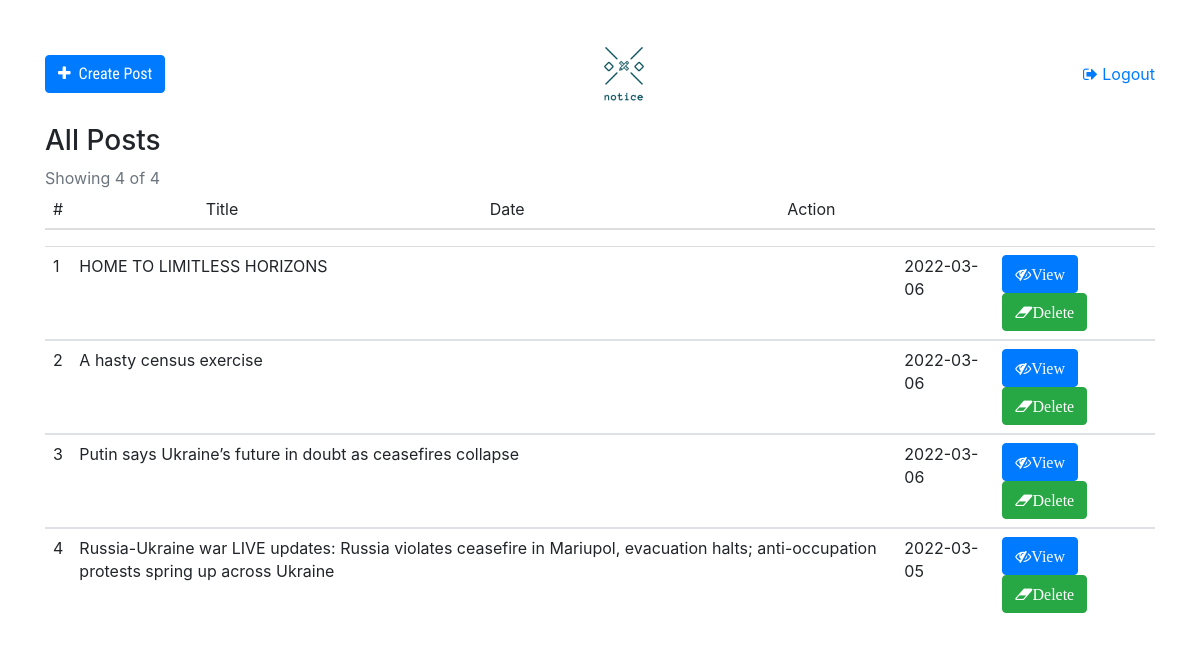
Screenshot of /user/index.php (signed in) with the database file from the repository.
### tables this page shows
CREATE TABLE `posts` (
  `id` int(70) NOT NULL,
  `posts_title` varchar(200) NOT NULL,
  `posts_detail` varchar(5000) NOT NULL,
  `file` varchar(150) NOT NULL,
  `date` date NOT NULL,
  `author` varchar(45) NOT NULL
);

### idiorm.php (called while the page is built, shortened)
<?php
    class ORM implements ArrayAccess {
        protected static $_default_config = array(
            'connection_string' => 'sqlite::memory:',
            'id_column' => 'id',
            'id_column_overrides' => array(),
            'error_mode' => PDO::ERRMODE_EXCEPTION,
            'username' => null,
            'password' => null,
            'driver_options' => null,
            'identifier_quote_character' => null,
            'limit_clause_style' => null,
            'logging' => false,
            'logger' => null,
            'caching' => false,
            'caching_auto_clear' => false,
            'return_result_sets' => false,
        );
        protected static $_config = array();
        protected static $_db = array();
        protected static $_last_statement = null;
        protected $_connection_name;
        protected $_table_name;
        protected $_values = array();
        protected $_result_columns = array('*');
        protected $_join_sources = array();
        protected $_order_by = array();
        protected $_group_by = array();
        public static function configure($key, $value = null, $connection_name = self::DEFAULT_CONNECTION) {
            if (is_array($key)) {
                foreach ($key as $conf_key => $conf_value) {
                    self::configure($conf_key, $conf_value, $connection_name);
                }
            } else {
                if (is_null($value)) {
                    $value = $key;
                    $key = 'connection_string';
                }
                self::$_config[$connection_name][$key] = $value;
            }
        }
        public static function for_table($table_name, $connection_name = self::DEFAULT_CONNECTION) {
            return new self($table_name, array(), $connection_name);
        }
        protected static function _setup_db_config($connection_name) {
            if (!array_key_exists($connection_name, self::$_config)) {
                self::$_config[$connection_name] = self::$_default_config;
            }
        }
        public static function set_db($db, $connection_name = self::DEFAULT_CONNECTION) {
            self::$_db[$connection_name] = $db;
        }
        protected static function _setup_identifier_quote_character($connection_name) {
            if (is_null(self::$_config[$connection_name]['identifier_quote_character'])) {
                self::$_config[$connection_name]['identifier_quote_character'] =
                    self::_detect_identifier_quote_character($connection_name);
            }
        }
        public static function _setup_limit_clause_style($connection_name) {
            if (is_null(self::$_config[$connection_name]['limit_clause_style'])) {
                self::$_config[$connection_name]['limit_clause_style'] =
                    self::_detect_limit_clause_style($connection_name);
            }
        }
        protected static function _detect_identifier_quote_character($connection_name) {
            switch(self::get_db($connection_name)->getAttribute(PDO::ATTR_DRIVER_NAME)) {
                case 'mysql':
                case 'sqlite':
                case 'sqlite2':
                default:
                    return '`';
            }
        }
        protected static function _detect_limit_clause_style($connection_name) {
            switch(self::get_db($connection_name)->getAttribute(PDO::ATTR_DRIVER_NAME)) {
                default:
                    return ORM::LIMIT_STYLE_LIMIT;
            }
        }
        public static function get_db($connection_name = self::DEFAULT_CONNECTION) {
            return self::$_db[$connection_name];
        }
        public static function get_last_statement() {
            return self::$_last_statement;
        }
        protected static function _execute($query, $parameters = array(), $connection_name = self::DEFAULT_CONNECTION) {
            $statement = self::get_db($connection_name)->prepare($query);
            self::$_last_statement = $statement;
            $time = microtime(true);
            $q = $statement->execute();
            return $q;
        }
        protected static function _log_query($query, $parameters, $connection_name, $query_time) {
            if (!self::$_config[$connection_name]['logging']) {
                return false;
            }
            return true;
        }
        protected function __construct($table_name, $data = array(), $connection_name = self::DEFAULT_CONNECTION) {
            $this->_table_name = $table_name;
            $this->_connection_name = $connection_name;
        }
        public function find_array() {
            return $this->_run();
        }
        protected function _build_select() {
            return $this->_join_if_not_empty(" ", array(
                $this->_build_select_start(),
                $this->_build_join(),
                $this->_build_where(),
                $this->_build_group_by(),
                $this->_build_having(),
                $this->_build_order_by(),
                $this->_build_limit(),
                $this->_build_offset(),
            ));
        }
        protected function _build_select_start() {
            $fragment = 'SELECT ';
            $result_columns = join(', ', $this->_result_columns);
            $fragment .= "{$result_columns} FROM " . $this->_quote_identifier($this->_table_name);
            return $fragment;
        }
        protected function _build_join() {
            if (count($this->_join_sources) === 0) {
                return '';
            }
            return join(" ", $this->_join_sources);
        }
        protected function _build_where() {
            return $this->_build_conditions('where');
        }
        protected function _build_having() {
            return $this->_build_conditions('having');
        }
        protected function _build_group_by() {
            if (count($this->_group_by) === 0) {
                return '';
            }
            return "GROUP BY " . join(", ", $this->_group_by);
        }
        protected function _build_conditions($type) {
            $conditions_class_property_name = "_{$type}_conditions";
            if (count($this->$conditions_class_property_name) === 0) {
                return '';
            }
            $conditions = array();
            return strtoupper($type) . " " . join(" AND ", $conditions);
        }
        protected function _build_order_by() {
            if (count($this->_order_by) === 0) {
                return '';
            }
            return "ORDER BY " . join(", ", $this->_order_by);
        }
        protected function _build_limit() {
            $fragment = '';
            return $fragment;
        }
        protected function _build_offset() {
            return '';
        }
        protected function _join_if_not_empty($glue, $pieces) {
            $filtered_pieces = array();
            foreach ($pieces as $piece) {
                if (is_string($piece)) {
                    $piece = trim($piece);
                }
                if (!empty($piece)) {
                    $filtered_pieces[] = $piece;
                }
            }
            return join($glue, $filtered_pieces);
        }
        protected function _quote_one_identifier($identifier) {
            $parts = explode('.', $identifier);
            $parts = array_map(array($this, '_quote_identifier_part'), $parts);
            return join('.', $parts);
        }
        protected function _quote_identifier($identifier) {
            if (is_array($identifier)) {
                $result = array_map(array($this, '_quote_one_identifier'), $identifier);
                return join(', ', $result);
            } else {
                return $this->_quote_one_identifier($identifier);
            }
        }
        protected function _quote_identifier_part($part) {
            $quote_character = self::$_config[$this->_connection_name]['identifier_quote_character'];
            return $quote_character .
                   str_replace($quote_character,
                               $quote_character . $quote_character,
                               $part
                   ) . $quote_character;
        }
        protected function _run() {
            $query = $this->_build_select();
            $caching_enabled = self::$_config[$this->_connection_name]['caching'];
            self::_execute($query, $this->_values, $this->_connection_name);
            $statement = self::get_last_statement();
            $rows = array();
            while ($row = $statement->fetch(PDO::FETCH_ASSOC)) {
                $rows[] = $row;
            }
            $this->_values = array();
            $this->_result_columns = array('*');
            return $rows;
        }
        public function __call($name, $arguments)
        {
            $method = strtolower(preg_replace('/([a-z])([A-Z])/', '$1_$2', $name));
            if (method_exists($this, $method)) {
                return call_user_func_array(array($this, $method), $arguments);
            } else {
                throw new IdiormMethodMissingException("Method $name() does not exist in class " . get_class($this));
            }
        }
    }

### user/index.php (the view, shortened to what this page needs)
<?php
include "../connect.php";
?>
<!DOCTYPE html>
<html lang="en">
<head>
	<link href="../admin/css/bootstrap.min.css" rel='stylesheet' type='text/css' />
	<link href=" ../admin/css/style.css" rel='stylesheet' type='text/css' />
	<link href="../admin/css/font-awesome.css" rel="stylesheet">
	<link rel="stylesheet" href="https://cdn.jsdelivr.net/npm/bootstrap@4.0.0/dist/css/bootstrap.min.css">
</head>
<body>
	<div class="container mt-4">
		<div class="d-flex justify-content-between align-items-center">
			<div>
				<a href="../add_post.php">
					<button class="btn btn-primary"><i class="fa fa-plus mr-2"></i>Create Post</button>
				</a>
			</div>
			<div>
				<a href="../index.php"><img src="../images/logo.png" width="100" height="80" alt="Logo"></a>
			</div>
			<div>
				<a href="logout.php"><i class="fa fa-sign-out"></i> Logout</a>
			</div>
		</div>
		<div id="page-wrapper">
			<div class="graphs">
				<h3 class="blank1">All Posts</h3>
				<div class="xs tabls">
					<div class="panel-body1">
						<table class="table">
							<thead>
								<tr>
									<th>#</th>
									<th>Title</th>
									<th>Date</th>
									<th>Action</th>
								</tr>
							</thead>
							<tbody>
								<?php
								$tbl_name = "posts";
								$get_posts_tbl = ORM::for_table("$tbl_name")
									->find_array();
								$total_pages = count($get_posts_tbl);
								$limit = 10;
								$page = $_GET['page'];
								if ($page)
									$start = ($page - 1) * $limit;
								else
									$start = 0;
								$result = $db->prepare("SELECT * FROM posts  ORDER BY id DESC LIMIT $start, $limit");
								$result->execute();
								$next = $page + 1;
								$lastpage = ceil($total_pages / $limit);
								?>
								<span class="text-muted m-r-sm">Showing
									<?php if ($lastpage == $next - 1) : ?>
										<?= $total_pages ?>
									<?php else : ?>
										<?= $page * $limit ?>
									<?php endif; ?>
									of <?= $total_pages ?>
								</span>
					</div>
				</div>
				<table class="table">
					<?php
					for ($i = 1; $row = $result->fetch(); $i++) {
					?>
						<tr>
							<th scope="row"><?php echo $i; ?></th>
							<td><?php echo $row['posts_title']; ?></td>
							<td><?php echo $row['date']; ?></td>
							<td>
								<a href="../post-detail.php?id=<?= $row['id'] ?>" target="_blank" class="fa fa-eye-slash btn btn-xs btn-primary">View</a>
								<a href="deletepost.php?id=<?= $row['id'] ?>" class="fa fa-eraser btn btn-xs btn-success warning_4 delbtn">Delete</a>
							</td>
						</tr>
					<?php } ?>
				</table>
			</div>
		</div>
	</div>
</body>
</html>

### css/style.css (style rules this page uses)
html, body, div, span, applet, object, iframe, h1, h2, h3, h4, h5, h6, p, blockquote, pre, a, abbr, acronym, address, big, cite, code, del, dfn, em, img, ins, kbd, q, s, samp, small, strike, strong, sub, sup, tt, var, b, u, i, center, dl, dt, dd, ol, ul, li, fieldset, form, label, legend, table, caption, tbody, tfoot, thead, tr, th, td, article, aside, canvas, details, embed, figure, figcaption, footer, header, hgroup, menu, nav, output, ruby, section, summary, time, mark, audio, video { margin: 0; padding: 0; border: 0; font: inherit; font-size: 100%; }
body { line-height: 1; }
table { border-spacing: 0; border-collapse: collapse; }
* { -webkit-box-sizing: border-box; -moz-box-sizing: border-box; box-sizing: border-box; outline:none; }
html, body { height: 100%; }
html, hmtl a { width:100%; font-size: 100%; -webkit-text-size-adjust: 100%; -ms-text-size-adjust: 100%; }
a { color:#5e5e5e; text-decoration: underline; cursor: pointer; -webkit-transition: color 0.1s linear 0s; -moz-transition: color 0.1s linear 0s; -o-transition: color 0.1s linear 0s; transition: color 0.1s linear 0s; }
a img { border: none; }
a > img { vertical-align: middle; }
img { max-width: 100%; }
img, object, embed, audio, video { max-width: 100%; }
img { height: auto; }
i, em, .italic { font-style:italic; }
h1, h2, h3, h4, h5, h6 { margin:0 0 15px 0; color:#333333; font-weight:400; line-height:1.5em; font-family: 'Roboto', sans-serif; }
h3 { font-size:24px; }
.btn { border-width:0; text-decoration:none; font-family: 'Roboto Condensed', sans-serif; -webkit-transition:all 0.3s ease 0.2s; -moz-transition:all 0.3s ease 0.2s; -ms-transition:all 0.3s ease 0.2s; -o-transition:all 0.3s ease 0.2s; transition:all 0.3s ease 0.1s; }
body { background-color:#ffffff; color:#666666; font-size:14px; font-weight:400; font-family: 'Roboto', serif; line-height:20px; background-attachment:fixed; }

### rows the page displays
posts: posts_title "HOME TO LIMITLESS HORIZONS", date "2022-03-06"
posts: posts_title "A hasty census exercise", date "2022-03-06"
posts: posts_title "Putin says Ukraine’s future in doubt as ceasefires collapse", date "2022-03-06"
posts: posts_title "Russia-Ukraine war LIVE updates: Russia violates ceasefire in Mariupol, evacuation halts; anti-occupation protests spring up across Ukraine", date "2022-03-05"

### other values shown
$total_pages "4"
